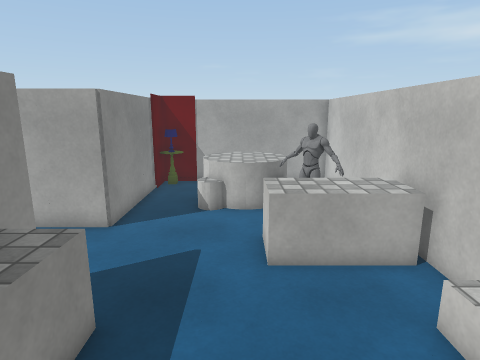
[1] (above)

16 first-person views from a walk through a scene from a Unity 3-D project. The camera is 1.5 m above the floor, tilts 12° down and sees 75° across. The floor is counted in squares, 0.5 m on a side. Each view is taken from the middle of a square. On the plan, view 1 faces up. The plan holds only what a view shows up to about 20 squares ahead; the rest is blank. The player is left out. Surface patterns are stand-ins for the level's own textures.

[2]
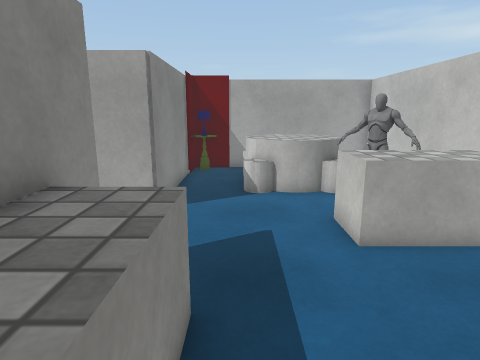

[3]
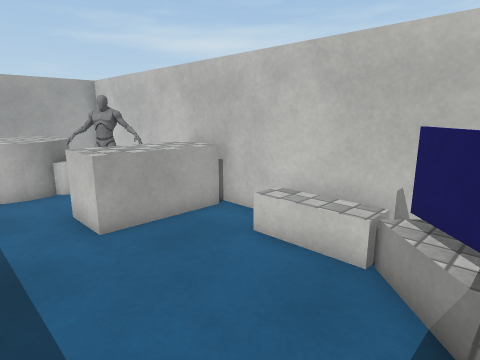

[4]
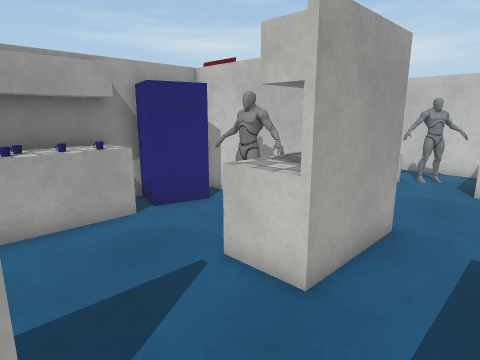

[5]
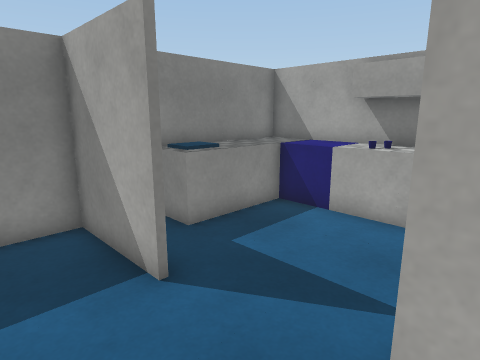

[6]
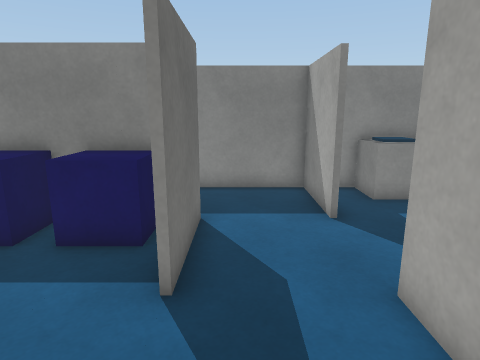

[7]
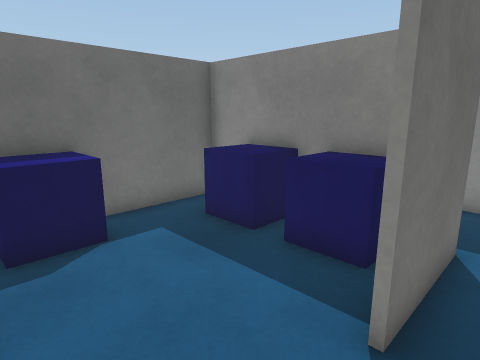

[8]
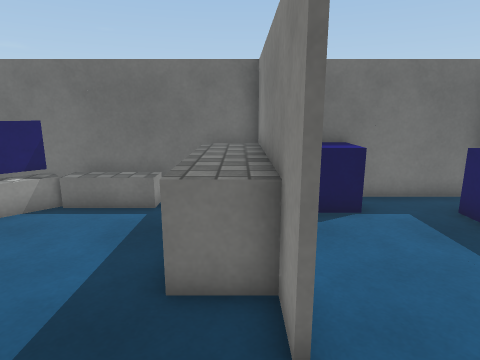

[9]
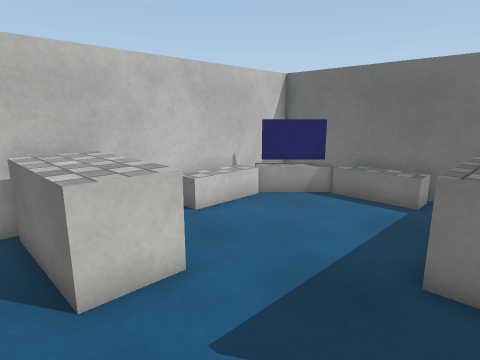

[10]
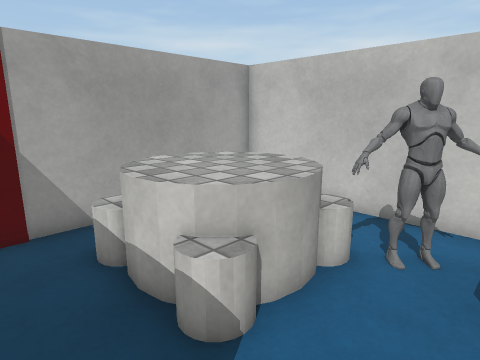

[11]
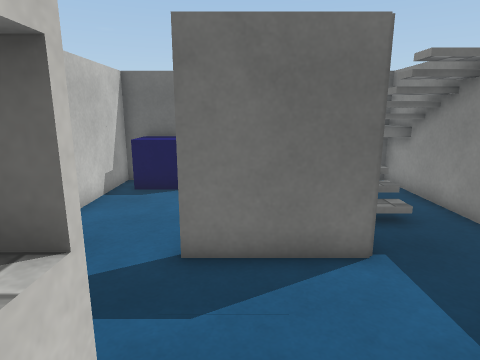

[12]
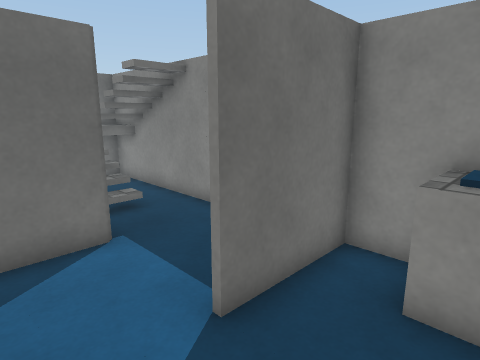

[13]
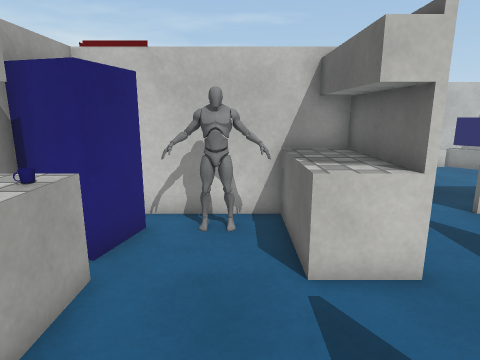

[14]
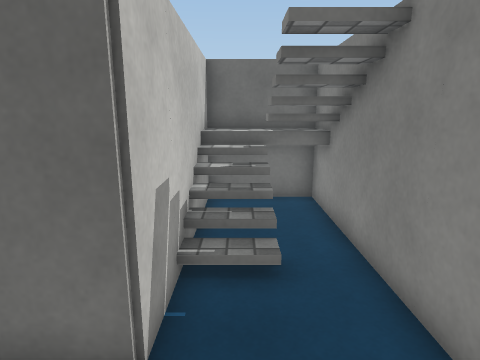

[15]
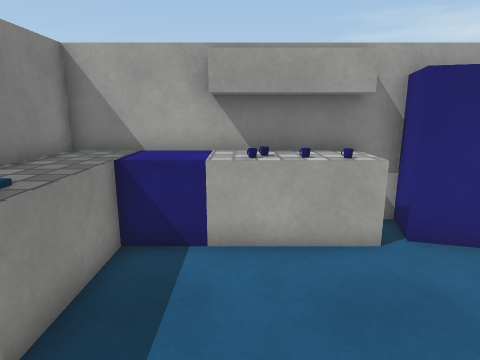

[16]
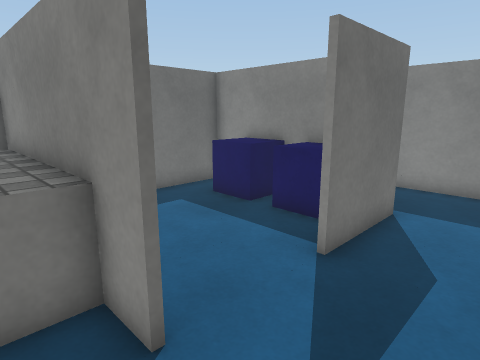

### Floor plan
Key: @ floor where view 1 was taken; # wall or solid block; . main floor; : floor 0.5 m higher than the main floor; + floor 1.25 m higher than the main floor; * floor 1.75 m higher than the main floor; / step, stairs or slope; = window, fence, low wall or low ledge; ^ raised ledge; O other object.
Columns run from 17 left of view 1 to 5 right of it. Each row starts with its distance up from view 1.
 19 #################
 18 #OOOOOOOOO  ^OO  ######
 17 #OOOOOOOOOOO^O.OOO    #
 16 #OO........^#..OOOO   #
 15 #OO........##..OOOOO  #
 14 #OO........##..OOOOO .#
 13 #OO.....OOO##..OOOOO..#
 12 #.......OOOOO......OO.#
 11 #####...###OO.......OO#
 10 #.................OOOO#
  9 #.................OOOO#
  8 #.................OOOO#
  7 #...#####.............#
  6 #...#OO.....#.........#
  5 #.//#OO.....#^^......O#
  4 #.//#OO.....#^^......O#
  3 #.=/#OO.....#^^......O#
  2 #*=/#OO.....#^^......##
  1 =///#OO..OOO^^^.....OO^
  0 =+++=....OOO^^^.:@:#O ^
 -1 #===######OO########^^#

Where each view was taken, in squares from view 1:
view 1: 0 up, 0 right, facing up
view 2: 1 up, 2 left, facing up
view 3: 0 up, 2 left, facing up-right
view 4: 8 up, 13 left, facing up-right
view 5: 8 up, 8 left, facing up-left
view 6: 8 up, 4 left, facing left
view 7: 8 up, 5 left, facing down-left
view 8: 10 up, 4 left, facing down
view 9: 11 up, 4 left, facing down-right
view 10: 10 up, 4 left, facing up-right
view 11: 13 up, 10 left, facing down
view 12: 14 up, 10 left, facing down-left
view 13: 14 up, 14 left, facing right
view 14: 10 up, 14 left, facing down
view 15: 10 up, 12 left, facing up
view 16: 10 up, 3 left, facing down-left
